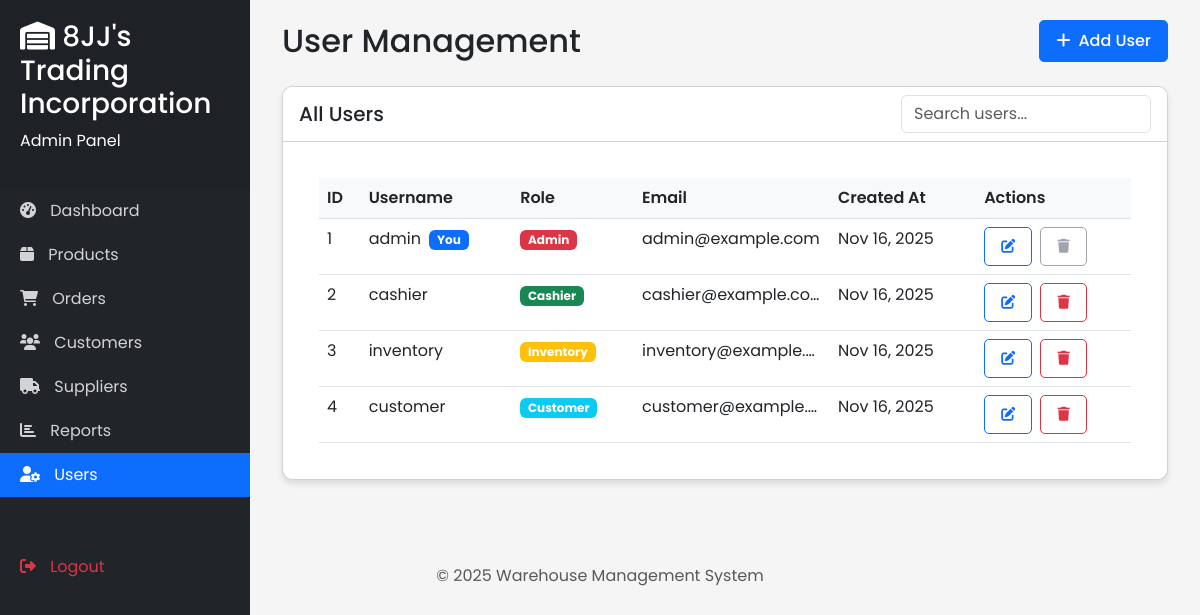
The page /admin/users.php (signed in) on the database its author committed.
### tables this page shows
CREATE TABLE IF NOT EXISTS users (
    id INT AUTO_INCREMENT PRIMARY KEY,
    username VARCHAR(50) NOT NULL UNIQUE,
    password VARCHAR(255) NOT NULL,
    role ENUM('admin', 'cashier', 'inventory', 'customer') NOT NULL,
    email VARCHAR(100),
    created_at TIMESTAMP DEFAULT CURRENT_TIMESTAMP
);

### admin/users.php (the view, shortened to what this page needs)
<?php
require_once '../config/db_connect.php';
include '../includes/header.php';
$users = [];
$query = "SELECT * FROM users ORDER BY id ASC";
$result = $conn->query($query);
if ($result) {
    while ($row = $result->fetch_assoc()) {
        $users[] = $row;
    }
}
?>
<div class="sidebar">
    <div class="sidebar-header">
        <h3><i class="fas fa-warehouse"></i> 8JJ's Trading Incorporation</h3>
        <p>Admin Panel</p>
    </div>
    <ul class="nav flex-column">
        <li class="nav-item">
            <a class="nav-link" href="dashboard.php">
                <i class="fas fa-tachometer-alt"></i> Dashboard
            </a>
        </li>
        <li class="nav-item">
            <a class="nav-link" href="products.php">
                <i class="fas fa-box"></i> Products
            </a>
        </li>
        <li class="nav-item">
            <a class="nav-link" href="orders.php">
                <i class="fas fa-shopping-cart"></i> Orders
            </a>
        </li>
        <li class="nav-item">
            <a class="nav-link" href="customers.php">
                <i class="fas fa-users"></i> Customers
            </a>
        </li>
        <li class="nav-item">
            <a class="nav-link" href="suppliers.php">
                <i class="fas fa-truck"></i> Suppliers
            </a>
        </li>
        <li class="nav-item">
            <a class="nav-link" href="reports.php">
                <i class="fas fa-chart-bar"></i> Reports
            </a>
        </li>
        <li class="nav-item">
            <a class="nav-link active" href="users.php">
                <i class="fas fa-user-cog"></i> Users
            </a>
        </li>
        <li class="nav-item mt-5">
            <a class="nav-link text-danger" href="../logout.php">
                <i class="fas fa-sign-out-alt"></i> Logout
            </a>
        </li>
    </ul>
</div>
<div class="main-content">
    <div class="container-fluid">
        <div class="row mb-4">
            <div class="col-md-12 d-flex justify-content-between align-items-center">
                <h2 class="mb-0">User Management</h2>
                <button class="btn btn-primary" data-bs-toggle="modal" data-bs-target="#addUserModal">
                    <i class="fas fa-plus me-2"></i>Add User
                </button>
            </div>
        </div>
        <div class="card dashboard-card">
            <div class="card-header bg-white d-flex justify-content-between align-items-center">
                <h5 class="mb-0">All Users</h5>
                <input type="text" class="form-control" id="userSearch" placeholder="Search users..." style="max-width: 250px;">
            </div>
            <div class="card-body">
                <div class="table-responsive">
                    <table class="table table-hover" id="usersTable">
                        <thead>
                            <tr>
                                <th>ID</th>
                                <th>Username</th>
                                <th>Role</th>
                                <th>Email</th>
                                <th>Created At</th>
                                <th>Actions</th>
                            </tr>
                        </thead>
                        <tbody>
                            <?php foreach ($users as $user): ?>
                            <tr>
                                <td><?php echo $user['id']; ?></td>
                                <td>
                                    <?php echo htmlspecialchars($user['username']); ?>
                                    <?php if ($user['id'] == $_SESSION['user_id']): ?>
                                        <span class="badge bg-primary ms-1">You</span>
                                    <?php endif; ?>
                                </td>
                                <td>
                                    <span class="badge bg-<?php
                                        echo $user['role'] === 'admin' ? 'danger' :
                                            ($user['role'] === 'cashier' ? 'success' :
                                            ($user['role'] === 'inventory' ? 'warning' : 'info'));
                                    ?>">
                                        <?php echo ucfirst($user['role']); ?>
                                    </span>
                                </td>
                                <td><?php echo htmlspecialchars($user['email'] ?? 'N/A'); ?></td>
                                <td><?php echo date('M d, Y', strtotime($user['created_at'])); ?></td>
                                <td>
                                    <button class="btn btn-sm btn-outline-primary me-1" onclick="editUser(<?php echo $user['id']; ?>, '<?php echo htmlspecialchars($user['username']); ?>', '<?php echo $user['role']; ?>', '<?php echo htmlspecialchars($user['email'] ?? ''); ?>')">
                                        <i class="fas fa-edit"></i>
                                    </button>
                                    <?php if ($user['id'] != $_SESSION['user_id']): ?>
                                    <button class="btn btn-sm btn-outline-danger" onclick="deleteUser(<?php echo $user['id']; ?>, '<?php echo htmlspecialchars($user['username']); ?>')">
                                        <i class="fas fa-trash"></i>
                                    </button>
                                    <?php else: ?>
                                    <button class="btn btn-sm btn-outline-secondary" disabled title="Cannot delete your own account">
                                        <i class="fas fa-trash"></i>
                                    </button>
                                    <?php endif; ?>
                                </td>
                            </tr>
                            <?php endforeach; ?>
                        </tbody>
                    </table>
                </div>
            </div>
        </div>
    </div>
</div>
<?php include '../includes/footer.php'; ?>

### includes/header.php (shortened to what this page needs)
<!DOCTYPE html>
<html lang="en">
<head>
    <link href="https://cdn.jsdelivr.net/npm/bootstrap@5.3.0-alpha1/dist/css/bootstrap.min.css" rel="stylesheet">
    <link rel="stylesheet" href="https://cdnjs.cloudflare.com/ajax/libs/font-awesome/6.0.0/css/all.min.css">
    <link rel="stylesheet" href="../assets/css/style.css">
    <link rel="stylesheet" href="https://cdn.datatables.net/1.11.5/css/dataTables.bootstrap5.min.css">
</head>
<body>

### includes/footer.php (shortened to what this page needs)
    <footer class="mt-5 py-3 text-center text-muted">
        <div class="container">
            <p>© <?php echo date('Y'); ?> Warehouse Management System</p>
        </div>
    </footer>
</body>
</html>

### assets/css/style.css (style rules this page uses)
:root { --primary-color: #0d6efd; --secondary-color: #6c757d; --success-color: #198754; --danger-color: #dc3545; --warning-color: #fd7e14; --info-color: #0dcaf0; --light-color: #f8f9fa; --dark-color: #212529; }
body { font-family: 'Poppins', sans-serif; background-color: #f5f5f5; }
.sidebar { position: fixed; top: 0; left: 0; height: 100vh; width: 250px; background-color: var(--dark-color); color: white; transition: all 0.3s; z-index: 1000; }
.sidebar-header { padding: 20px; background-color: rgba(0, 0, 0, 0.1); }
.sidebar .nav-link { color: rgba(255, 255, 255, 0.8); padding: 10px 20px; transition: all 0.3s; }
.sidebar .nav-link.active { color: white; background-color: var(--primary-color); }
.sidebar .nav-link i { margin-right: 10px; }
.main-content { margin-left: 250px; padding: 20px; transition: all 0.3s; display: block; }
.main-content > .container-fluid, .main-content > .container { width: 100%; max-width: 1200px; margin: 0 auto; }
.dashboard-card { border-radius: 10px; box-shadow: 0 4px 6px rgba(0, 0, 0, 0.1); transition: all 0.3s; overflow: hidden; }
.dashboard-card .card-body { padding: 20px; }
.table-responsive { overflow-x: auto; max-width: 100%; margin: 0; }
.table { width: 100%; margin-bottom: 0; min-width: 600px; }
.table th { background-color: var(--light-color); font-weight: 600; white-space: nowrap; }
.table td { white-space: nowrap; overflow: hidden; text-overflow: ellipsis; max-width: 150px; }
.card { overflow: hidden; }
.card .table-responsive { margin: 0; padding: 0; }
.main-content .card .table-responsive { width: 100%; overflow-x: auto; }
.dashboard-tables-row .card .table-responsive, .dashboard-card .table-responsive { max-width: 1000px; margin: 0 auto; padding: 1rem; }
.btn { border-radius: 5px; padding: 8px 16px; font-weight: 500; }
.btn-primary { background-color: var(--primary-color); border-color: var(--primary-color); }

### rows shown on the page
users: id "1", username "admin", shows "You", role "Admin", email "admin@example.com", created_at "Nov 16, 2025"
users: id "2", username "cashier", role "Cashier", email "cashier@example.co…", created_at "Nov 16, 2025"
users: id "3", username "inventory", role "Inventory", email "inventory@example.…", created_at "Nov 16, 2025"
users: id "4", username "customer", role "Customer", email "customer@example.…", created_at "Nov 16, 2025"
